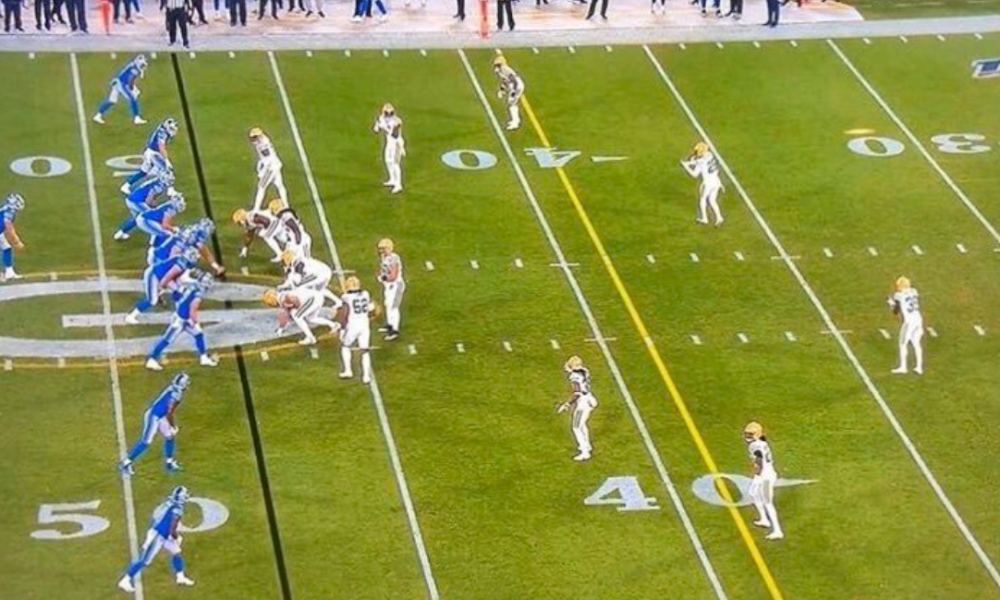
#> input picture 4-american-football.png, 1000 x 600 px
$ jupyter execute --allow-errors 4-edge-detection-hough-transform.ipynb
#> lines starting #> are read from the running program, lines starting #| are printed output that depends on the picture; after the words box and inside, x2 and y2 are one past the last pixel; in counts of white or black regions, pixels touching at a corner belong together
**Canny Edge Detection with Hough Transform**

[cell 1]
import cv2
import numpy as np
from google.colab.patches import cv2_imshow

filename = "4-american-football.png"
img = cv2.imread(filename)
#> img is the input picture: shape (600, 1000, 3); mean B, G, R 67.3, 146.4, 139.1
gray = cv2.cvtColor(img,cv2.COLOR_BGR2GRAY)
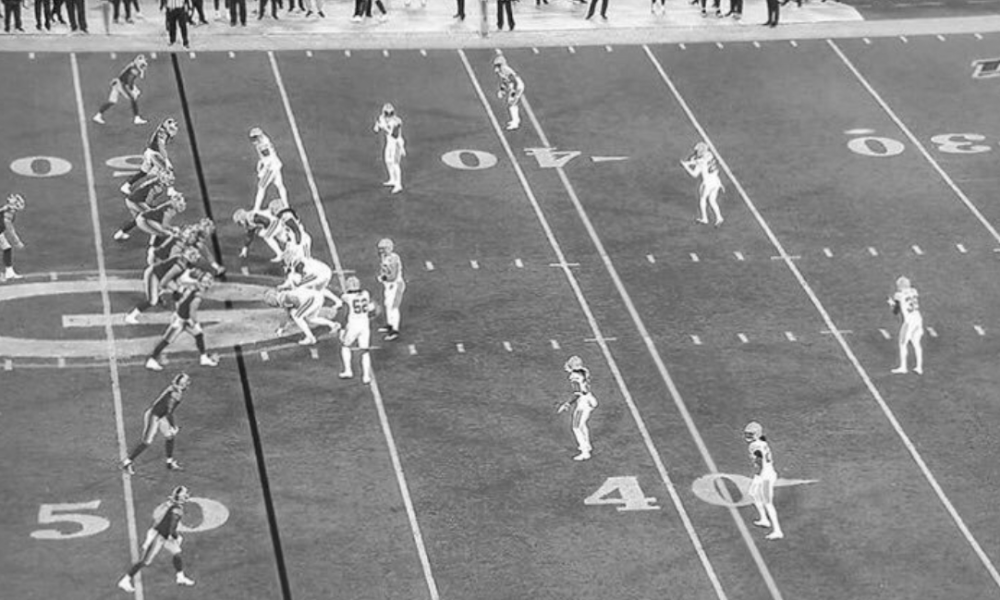
#> gray: shape (600, 1000); min 16, max 254, mean 135.2
img_blur2 = cv2.GaussianBlur(gray, (3,3), 0)
edges = cv2.Canny(img_blur2,100,200,apertureSize = 3)
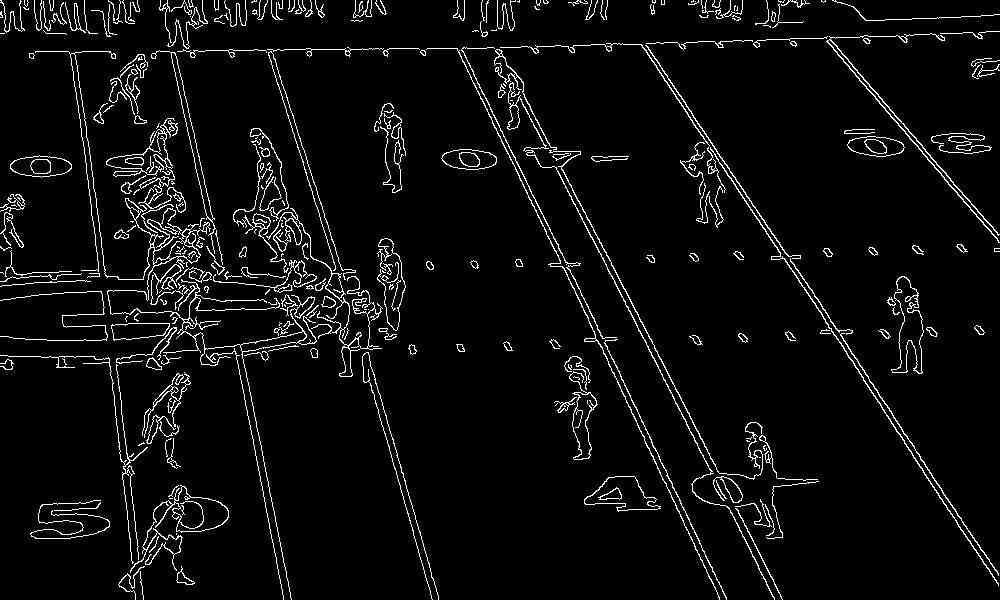
#> edges: shape (600, 1000); 4.8% white in thin lines or dots

minLineLength = 100
maxLineGap = 5
lines = cv2.HoughLinesP(edges,1,np.pi/180,15,minLineLength=minLineLength,maxLineGap=maxLineGap)
#> lines = 26 rows, first 6: [785, 259, 978, 555], [646, 45, 847, 344], [556, 167, 712, 473], [599, 239, 781, 596], [597, 328, 651, 439], [648, 447, 719, 599]
for x in range(0, len(lines)):
    for x1,y1,x2,y2 in lines[x]:
        cv2.line(img,(x1,y1),(x2,y2),(0,0,255),2)
#> this loop made 26 passes
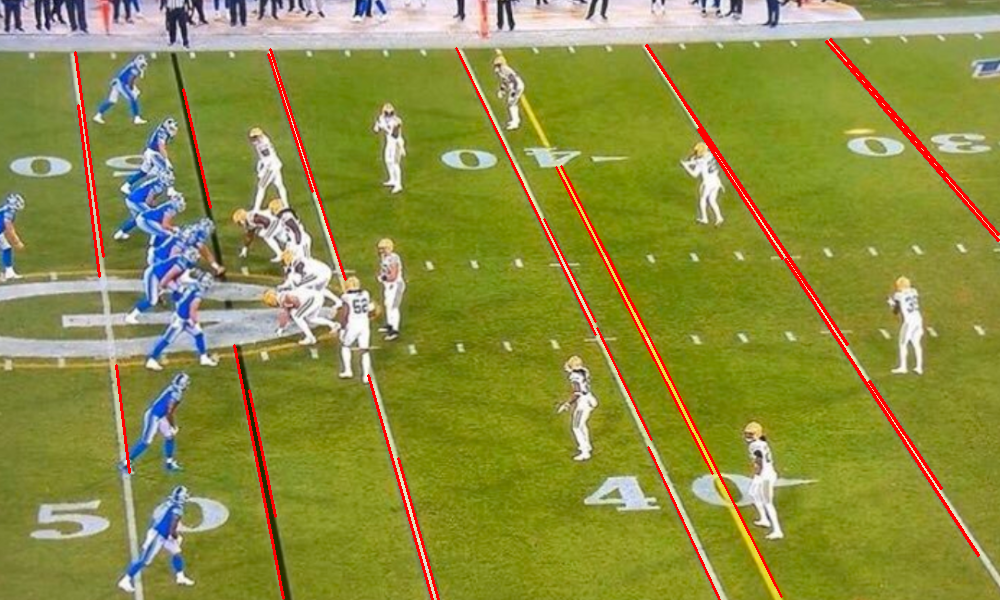
#> img: shape (600, 1000, 3); 2.38% of pixels changed, all inside (x1, y1, x2, y2) = (74, 38, 1000, 600)

#> (the rest of this cell did not finish here and is left out)
